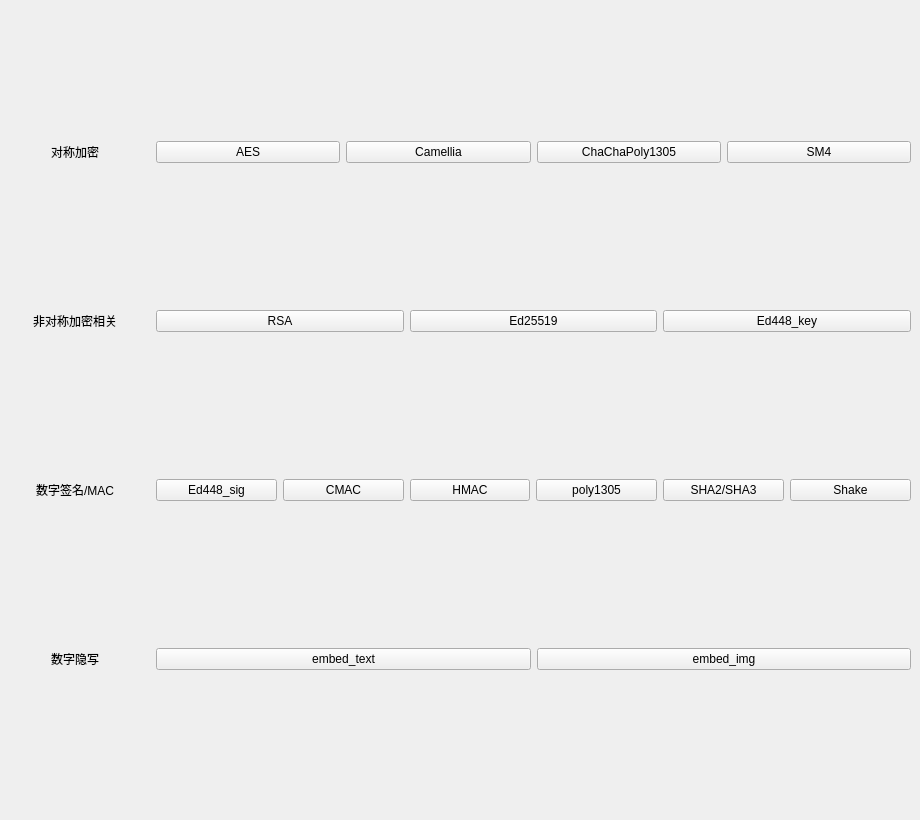
    <widget class="QWidget" name="page_38">
     <widget class="QWidget" name="gridLayoutWidget_22">
      <property name="geometry">
       <rect>
        <x>0</x>
        <y>0</y>
        <width>911</width>
        <height>811</height>
       </rect>
      </property>
      <layout class="QGridLayout" name="gridLayout_22">
       <item row="2" column="1">
        <layout class="QHBoxLayout" name="horizontalLayout_15">
         <item>
          <widget class="QPushButton" name="pushButton_97">
           <property name="text">
            <string>Ed448_sig</string>
           </property>
          </widget>
         </item>
         <item>
          <widget class="QPushButton" name="pushButton_110">
           <property name="text">
            <string>CMAC</string>
           </property>
          </widget>
         </item>
         <item>
          <widget class="QPushButton" name="pushButton_111">
           <property name="text">
            <string>HMAC</string>
           </property>
          </widget>
         </item>
         <item>
          <widget class="QPushButton" name="pushButton_112">
           <property name="text">
            <string>poly1305</string>
           </property>
          </widget>
         </item>
         <item>
          <widget class="QPushButton" name="pushButton_113">
           <property name="text">
            <string>SHA2/SHA3</string>
           </property>
          </widget>
         </item>
         <item>
          <widget class="QPushButton" name="pushButton_114">
           <property name="text">
            <string>Shake</string>
           </property>
          </widget>
         </item>
        </layout>
       </item>
       <item row="0" column="1">
        <layout class="QHBoxLayout" name="horizontalLayout_2">
         <item>
          <widget class="QPushButton" name="pushButton_82">
           <property name="text">
            <string>AES</string>
           </property>
          </widget>
         </item>
         <item>
          <widget class="QPushButton" name="pushButton_83">
           <property name="text">
            <string>Camellia</string>
           </property>
          </widget>
         </item>
         <item>
          <widget class="QPushButton" name="pushButton_84">
           <property name="text">
            <string>ChaChaPoly1305</string>
           </property>
          </widget>
         </item>
         <item>
          <widget class="QPushButton" name="pushButton_85">
           <property name="text">
            <string>SM4</string>
           </property>
          </widget>
         </item>
        </layout>
       </item>
       <item row="2" column="0">
        <widget class="QLabel" name="label_123">
         <property name="text">
          <string>数字签名/MAC</string>
         </property>
         <property name="alignment">
          <set>Qt::AlignCenter</set>
         </property>
        </widget>
       </item>
       <item row="0" column="0">
        <widget class="QLabel" name="label_121">
         <property name="maximumSize">
          <size>
           <width>150</width>
           <height>16777215</height>
          </size>
         </property>
         <property name="text">
          <string>对称加密</string>
         </property>
         <property name="alignment">
          <set>Qt::AlignCenter</set>
         </property>
        </widget>
       </item>
       <item row="3" column="0">
        <widget class="QLabel" name="label_124">
         <property name="text">
          <string>数字隐写</string>
         </property>
         <property name="alignment">
          <set>Qt::AlignCenter</set>
         </property>
        </widget>
       </item>
       <item row="1" column="1">
        <layout class="QHBoxLayout" name="horizontalLayout_6">
         <item>
          <widget class="QPushButton" name="pushButton_86">
           <property name="text">
            <string>RSA</string>
           </property>
          </widget>
         </item>
         <item>
          <widget class="QPushButton" name="pushButton_87">
           <property name="text">
            <string>Ed25519</string>
           </property>
          </widget>
         </item>
         <item>
          <widget class="QPushButton" name="pushButton_88">
           <property name="text">
            <string>Ed448_key</string>
           </property>
          </widget>
         </item>
        </layout>
       </item>
       <item row="3" column="1">
        <layout class="QHBoxLayout" name="horizontalLayout_16">
         <item>
          <widget class="QPushButton" name="pushButton_115">
           <property name="text">
            <string>embed_text</string>
           </property>
          </widget>
         </item>
         <item>
          <widget class="QPushButton" name="pushButton_116">
           <property name="text">
            <string>embed_img</string>
           </property>
          </widget>
         </item>
        </layout>
       </item>
       <item row="1" column="0">
        <widget class="QLabel" name="label_122">
         <property name="text">
          <string>非对称加密相关</string>
         </property>
         <property name="alignment">
          <set>Qt::AlignCenter</set>
         </property>
        </widget>
       </item>
      </layout>
     </widget>
    </widget>
